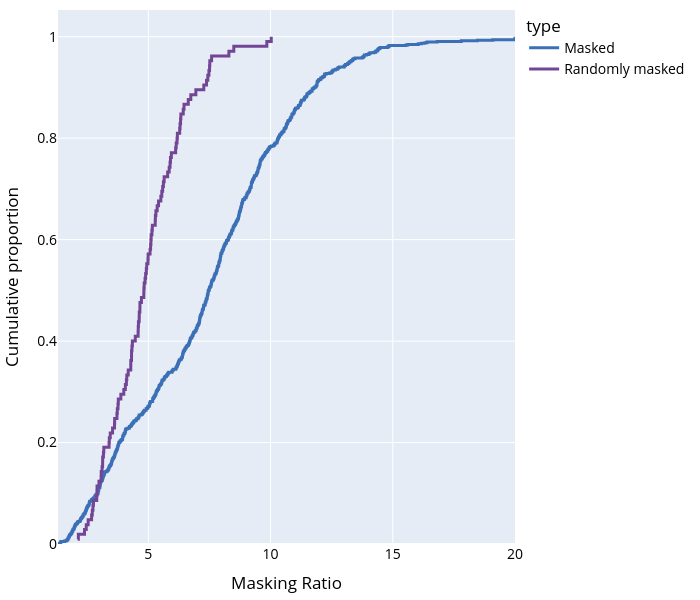

Notebook code cell kept with this figure:
### Code cell
# ECDF PLOT OF MASKING RATIO

# clip masking ratio at 20
df_to_plot['masking_ratio'] = df_to_plot['masking_ratio'].clip(upper=20)

fig = px.ecdf(
    df_to_plot,
    x='masking_ratio',
    color='type',
    labels={'masking_ratio': 'Masking Ratio'},
    color_discrete_sequence=['#3B6FB6', '#734595']
)
fig.update_layout(xaxis_title='Masking Ratio', yaxis_title='Cumulative proportion')
fig.update_traces(line_width=3) 

fig.update_layout(width=700, height=600)

# Change font color and size
fig.update_layout(margin=dict(l=40, r=40, t=10, b=40),
                  font=dict(color="#000000", size=14))

fig.write_html("../figs/masking_ratio_ecdf.html")
# fig.show()
fig

### Figure 1 — Plotly figure (JSON) as saved in the notebook; plotly's stock layout.template omitted (floating-point values rounded to 4 significant figures; data arrays with more than 128 entries replaced by an {"elided": "..."} marker saying what was removed)
{"data": [{"hovertemplate": "type=Masked<br>Masking Ratio=%{x}<br>probability=%{y}<extra></extra>", "legendgroup": "Masked", "line": {"dash": "solid", "shape": "hv", "width": 3}, "marker": {"color": "#3B6FB6", "symbol": "circle"}, "mode": "lines", "name": "Masked", "orientation": "v", "showlegend": true, "type": "scatter", "x": {"elided": "854 float values"}, "xaxis": "x", "y": {"elided": "854 float values"}, "yaxis": "y"}, {"hovertemplate": "type=Randomly masked<br>Masking Ratio=%{x}<br>probability=%{y}<extra></extra>", "legendgroup": "Randomly masked", "line": {"dash": "solid", "shape": "hv", "width": 3}, "marker": {"color": "#734595", "symbol": "circle"}, "mode": "lines", "name": "Randomly masked", "orientation": "v", "showlegend": true, "type": "scatter", "x": [2.11, 2.136, 2.387, 2.459, 2.537, 2.678, 2.706, 2.733, 2.753, 2.888, 2.896, 2.901, 2.979, 3.067, 3.071, 3.106, 3.129, 3.131, 3.162, 3.178, 3.392, 3.402, 3.441, 3.535, 3.615, 3.621, 3.714, 3.729, 3.758, 3.77, 3.875, 3.995, 4.059, 4.101, 4.117, 4.177, 4.279, 4.282, 4.311, 4.312, 4.328, 4.346, 4.464, 4.58, 4.585, 4.594, 4.624, 4.628, 4.653, 4.656, 4.716, 4.814, 4.817, 4.829, 4.865, 4.889, 4.917, 4.933, 4.984, 4.99, 5.069, 5.091, 5.105, 5.115, 5.146, 5.163, 5.281, 5.287, 5.309, 5.361, 5.417, 5.511, 5.55, 5.585, 5.616, 5.646, 5.788, 5.852, 5.888, 5.905, 5.941, 6.116, 6.139, 6.173, 6.187, 6.282, 6.297, 6.318, 6.33, 6.426, 6.459, 6.633, 6.736, 6.943, 7.267, 7.38, 7.433, 7.478, 7.504, 7.513, 7.587, 8.295, 8.496, 9.846, 10.03], "xaxis": "x", "y": [0.009524, 0.01905, 0.02857, 0.0381, 0.04762, 0.05714, 0.06667, 0.07619, 0.08571, 0.09524, 0.1048, 0.1143, 0.1238, 0.1333, 0.1429, 0.1524, 0.1619, 0.1714, 0.181, 0.1905, 0.2, 0.2095, 0.219, 0.2286, 0.2381, 0.2476, 0.2571, 0.2667, 0.2762, 0.2857, 0.2952, 0.3048, 0.3143, 0.3238, 0.3333, 0.3429, 0.3524, 0.3619, 0.3714, 0.381, 0.3905, 0.4, 0.4095, 0.419, 0.4286, 0.4381, 0.4476, 0.4571, 0.4667, 0.4762, 0.4857, 0.4952, 0.5048, 0.5143, 0.5238, 0.5333, 0.5429, 0.5524, 0.5619, 0.5714, 0.581, 0.5905, 0.6, 0.6095, 0.619, 0.6286, 0.6381, 0.6476, 0.6571, 0.6667, 0.6762, 0.6857, 0.6952, 0.7048, 0.7143, 0.7238, 0.7333, 0.7429, 0.7524, 0.7619, 0.7714, 0.781, 0.7905, 0.8, 0.8095, 0.819, 0.8286, 0.8381, 0.8476, 0.8571, 0.8667, 0.8762, 0.8857, 0.8952, 0.9048, 0.9143, 0.9238, 0.9333, 0.9429, 0.9524, 0.9619, 0.9714, 0.981, 0.9905, 1.0], "yaxis": "y"}], "layout": {"font": {"color": "#000000", "size": 14}, "height": 600, "legend": {"title": {"text": "type"}, "tracegroupgap": 0}, "margin": {"b": 40, "l": 40, "r": 40, "t": 10}, "width": 700, "xaxis": {"anchor": "y", "domain": [0, 1], "title": {"text": "Masking Ratio"}}, "yaxis": {"anchor": "x", "domain": [0, 1], "rangemode": "tozero", "title": {"text": "Cumulative proportion"}}}}
